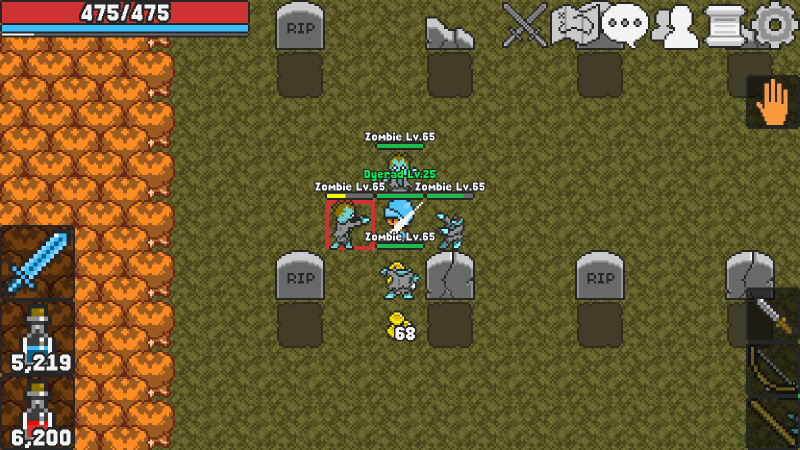
#> input picture current_test_frame.png, 1600 x 900 px (shown at 1/2 size); its folder holds only this picture in this run
$ python -i vision.py   (imports and definitions only)
#> lines starting #> are read from the running program, lines starting #| are printed output that depends on the picture; after the words box and inside, x2 and y2 are one past the last pixel; in counts of white or black regions, pixels touching at a corner belong together
#> further down, picture is the input picture: shape (900, 1600, 3); mean B, G, R 47.7, 91.1, 106.2
### program/config.py
"""Bot settings and repository-relative asset paths."""
from __future__ import annotations

from dataclasses import dataclass
from pathlib import Path
import sys

@dataclass(frozen=True)
class BotConfig:
    prefer_adb: bool = True
    window_title: str = "MSI App Player"
    show_preview: bool = False

    enable_minimap_walk: bool = True
    minimap_idle_delay: float = 0.9
    minimap_cooldown: float = 3.0
    minimap_safe_view_fraction: float = 0.70
    minimap_min_click_distance: float = 100
    minimap_max_click_distance: float = 260
    minimap_align_min_gap: float = 0.025
    # Partial views can score below 0.40; coverage and candidate separation
    # provide additional safeguards for this lower geometry threshold.
    minimap_geometry_min_score: float = 0.25
    # The map overlay is drawn over a changing game scene, so raw grayscale
    # template scores are not reliable.  Require a meaningful amount of the
    # reference linework to be visible before accepting geometry-only matches.
    minimap_min_visible_reference_fraction: float = 0.20
    minimap_min_visible_reference_pixels: int = 30000

    margin_top: float = 0.12
    margin_bottom: float = 0.06
    margin_left: float = 0.06
    margin_right: float = 0.06
    mob_body_y_offset: int = 38
    player_deadzone_radius: int = 90
    match_threshold: float = 0.60
    min_name_template_overlap: float = 0.58
    min_segment_match_threshold: float = 0.55
    min_segment_template_overlap: float = 0.65
    target_scan_width: int = 1600
    ui_match_threshold: float = 0.80
    back_icon_match_threshold: float = 0.86
    back_icon_center: tuple[int, int] = (1546, 44)
    back_icon_scales: tuple[float, ...] = (1.0, 0.9, 0.85, 0.8, 0.75, 0.7, 0.65, 0.6)
    white_text_min_channel: int = 190
    white_text_max_channel_spread: int = 50

    idle_mark_check_interval: float = 1.0
    target_position_refresh_interval: float = 0.25
    target_reacquire_radius: float = 90
    # Do not trust a lingering red outline after the target nameplate vanishes.
    target_entity_loss_timeout: float = 2.0
    # Release quickly when the exact marker disappears; a surviving nameplate
    # alone is not enough to keep a target locked.
    target_red_loss_timeout: float = 1.0
    ui_check_interval: float = 0.35
    exhausted_caption_confirm_seconds: float = 10.0
    exhausted_caption_poll_seconds: float = 0.25
    exhausted_travel_trigger_count: int = 1
    exhausted_travel_window_seconds: float = 30.0
    exhausted_travel_hold_seconds: float = 10.0
    repeated_output_limit: int = 200

    # Auto potion
    auto_potion_enabled: bool = True
    hp_potion_threshold: float = 0.70
    mp_potion_threshold: float = 0.50
    potion_check_interval: float = 0.5
    pvp_potion_check_interval: float = 0.1
    pvp_mode: bool = False
    potion_cooldown: float = 1.0
    hp_potion_tap: tuple[int, int] = (60, 745)
    mana_potion_tap: tuple[int, int] = (60, 610)

    # Combat class
    combat_class: str = "melee"


def _resolve_template_dir() -> Path:
    exe_dir = Path(sys.executable).resolve().parent
    if (exe_dir / "templates").is_dir():
        return exe_dir / "templates"
    return Path(__file__).resolve().parent.parent / "templates"


CONFIG = BotConfig()
TEMPLATE_DIR = _resolve_template_dir()

### program/vision.py
"""Template management and stateless frame recognition."""
from __future__ import annotations

from pathlib import Path
from typing import Any, Optional

import cv2
import numpy as np

from .config import BotConfig, CONFIG, TEMPLATE_DIR
from .models import TargetMatch

class TemplateStore:
    BUILT_IN_NAMES = {
        "skeleton_lv75", "minimapicon", "backicon",
        "minimap-skeleton-layout", "minimap-zombie-layout",
        "pickup-available", "pickup-not-yet", "exhausted-caption",
    }

    def __init__(self, directory: Path = TEMPLATE_DIR):
        self.directory = directory
        self.images: dict[str, np.ndarray] = {}

    # [13 lines left out: function load, not called in this run]

    def get(self, name: str) -> Optional[np.ndarray]:
        return self.images.get(name)


class FrameVision:
    """Image recognition with per-frame caches; never sends input actions."""

    def __init__(self, config: BotConfig = CONFIG, templates: Optional[TemplateStore] = None):
        self.config = config
        self.templates = templates
        self._marked_template_image: Optional[np.ndarray] = None
        self._red_frame: Any = None
        self._red_mask: Optional[np.ndarray] = None
        self._caption_cache: Any = None
        self._target_mask_frame: Any = None
        self._target_masks: dict[
            tuple[str, tuple[int, int, int, int]], np.ndarray
        ] = {}
        self._target_template_masks: dict[
            tuple[int, str, float], tuple[Any, ...]
        ] = {}

    # HP/MP bar geometry at 1600x900.
    _BAR_X_START = 4
    _BAR_X_END = 460
    _HP_BAR_Y_START = 4
    _HP_BAR_Y_END = 45
    _MP_BAR_Y_START = 50
    _MP_BAR_Y_END = 62
    _HP_COLOR_BGR = np.array([50, 50, 207], dtype=np.int16)   # #cf3232
    _MP_COLOR_BGR = np.array([252, 188, 60], dtype=np.int16)  # #3cbcfc
    _BAR_COLOR_TOLERANCE = 30

    # [115 lines left out: functions _bar_fill, hp_below_threshold, mp_below_threshold, is_disconnected, find_fixed_icon, back_icon and 1 more, not called in this run]

    def white_text_mask(self, image: np.ndarray) -> np.ndarray:
        blue, green, red = cv2.split(image)
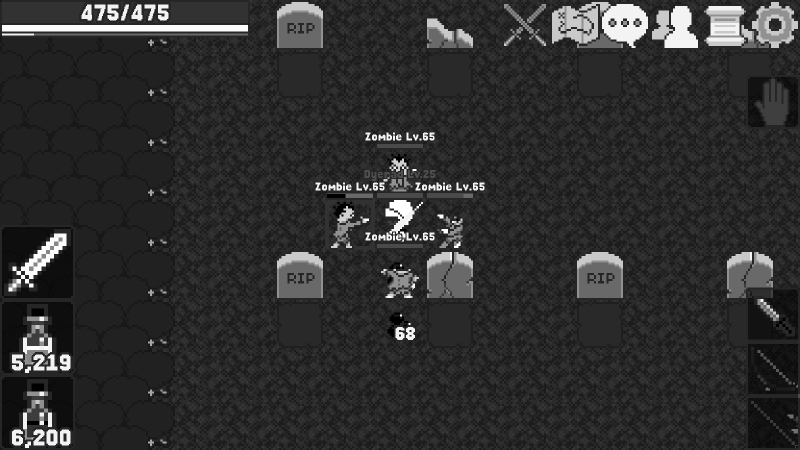
#> blue: shape (900, 1600) (shown at 1/2 size); min 0, max 255, mean 47.7
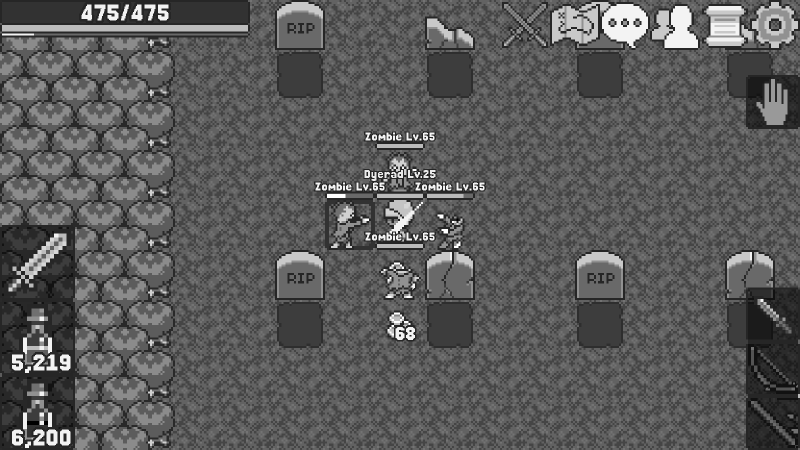
#> green: shape (900, 1600) (shown at 1/2 size); min 0, max 255, mean 91.1
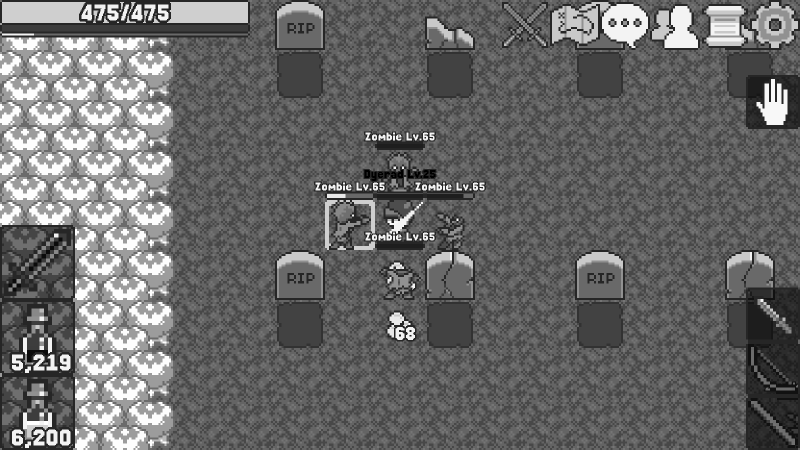
#> red: shape (900, 1600) (shown at 1/2 size); min 0, max 255, mean 106.2
        bright = cv2.inRange(
            image, (self.config.white_text_min_channel,) * 3, (255, 255, 255)
        )
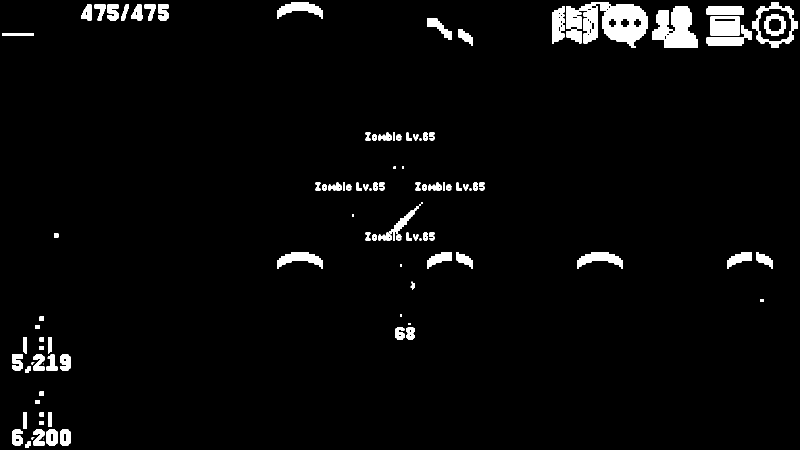
#> bright: shape (900, 1600) (shown at 1/2 size); 3.3% white; 111 white regions (16 under 20 px), largest, box (x1, y1, x2, y2) and area: (1133, 4, 1296, 96) 9067, (1304, 12, 1396, 96) 5169, (1421, 33, 1479, 71) 1994
        spread_bg = cv2.inRange(cv2.absdiff(blue, green), 0, self.config.white_text_max_channel_spread)
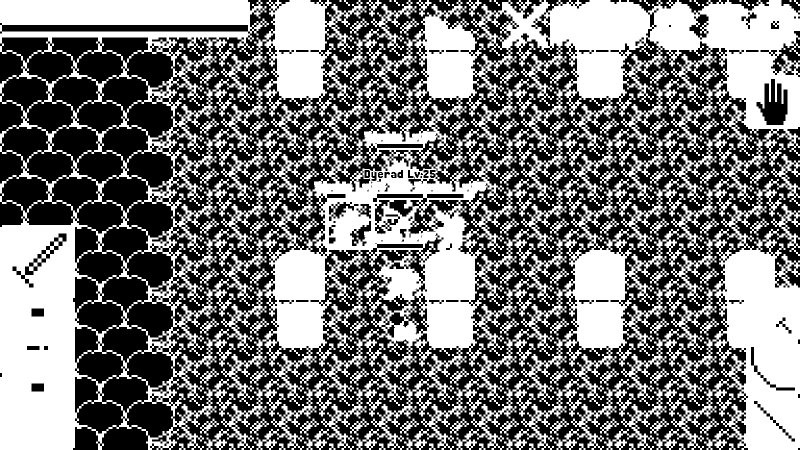
#> spread_bg: shape (900, 1600) (shown at 1/2 size); 46.8% white; 110 white regions (11 under 20 px), largest, box (x1, y1, x2, y2) and area: (0, 0, 1600, 900) 642566, (700, 37, 738, 71) 381, (800, 37, 838, 71) 381
        spread_gr = cv2.inRange(cv2.absdiff(green, red), 0, self.config.white_text_max_channel_spread)
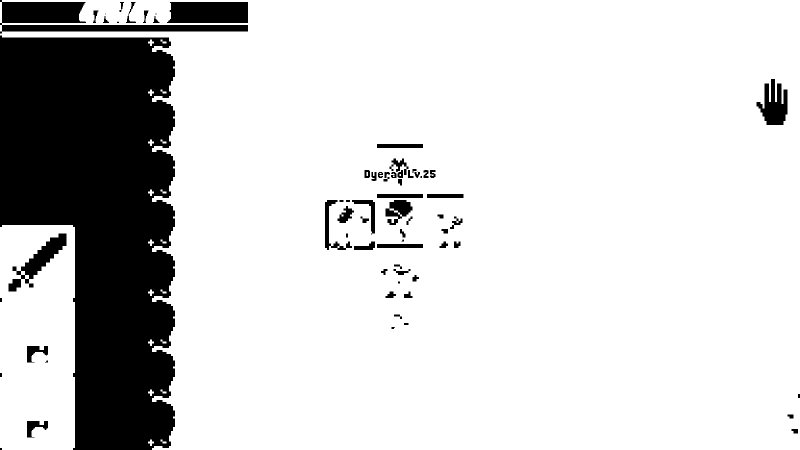
#> spread_gr: shape (900, 1600) (shown at 1/2 size); 82.4% white; 70 black regions (9 under 20 px), largest, box (x1, y1, x2, y2) and area: (0, 71, 350, 900) 212458, (0, 0, 496, 67) 13115, (334, 4, 496, 46) 6521
        spread_br = cv2.inRange(cv2.absdiff(blue, red), 0, self.config.white_text_max_channel_spread)
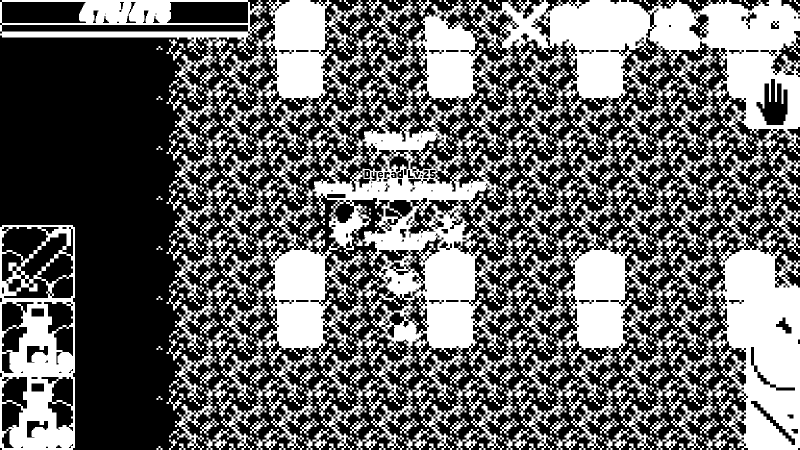
#> spread_br: shape (900, 1600) (shown at 1/2 size); 41% white; 135 white regions (14 under 20 px), largest, box (x1, y1, x2, y2) and area: (338, 0, 1600, 900) 452552, (338, 0, 833, 512) 48178, (0, 450, 150, 900) 32758
        cv2.bitwise_and(bright, spread_bg, dst=bright)
        cv2.bitwise_and(bright, spread_gr, dst=bright)
        cv2.bitwise_and(bright, spread_br, dst=bright)
        return bright

    # [389 lines left out: functions purple_text_mask, player_center, find_targets, _find_one_target, pickup_position, _marked_template and 4 more, not called in this run]

>>> import cv2
>>> picture = cv2.imread('../current_test_frame.png')
>>> result = FrameVision().white_text_mask(picture)
